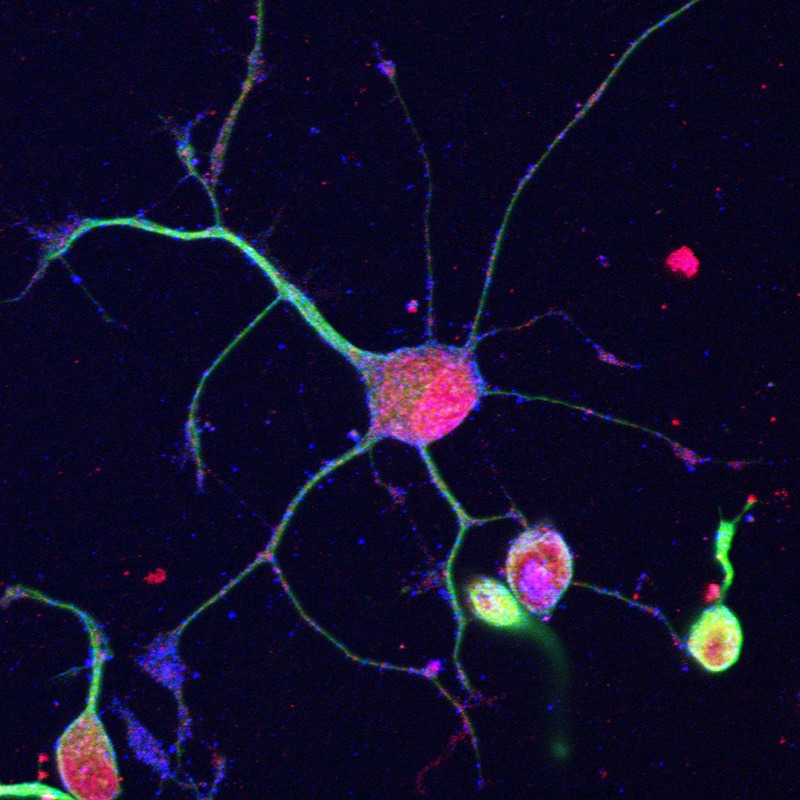
#> input picture images/Neuron.jpg, 800 x 800 px, found by its file name
$ jupyter execute Opencv-04.ipynb
#> lines starting #> are read from the running program, lines starting #| are printed output that depends on the picture; after the words box and inside, x2 and y2 are one past the last pixel; in counts of white or black regions, pixels touching at a corner belong together
# Morphological Operations

Morphological operations are a set of image processing techniques that process images based on their shapes. These operations apply a structuring element to an input image and generate an output image. They are commonly used in tasks like noise removal, image enhancement, object segmentation, and edge detection.

In this notebook, we will explore the following basic morphological operations using OpenCV:

- **Erosion**
- **Dilation**
- **Opening**
- **Closing**
- **Morphological Gradient**

We will demonstrate each operation using simple binary images and visualize the effect of each transformation.

---

<div style="text-align: center;">
  <a href="https://colab.research.google.com/github/MinooSdpr/opencv-python-tutorial/blob/main/Opencv-04.ipynb">

  </a>
  &nbsp;
  <a href="https://github.com/MinooSdpr/opencv-python-tutorial/blob/main/Opencv-04.ipynb">

  </a>
</div>

[cell 1]
import cv2 as cv
import numpy as np
import matplotlib.pyplot as plt

def show_images(images, titles, cmap='gray'):
    plt.figure(figsize=(15, 5))
    for i in range(len(images)):
        plt.subplot(1, len(images), i+1)
        plt.imshow(images[i], cmap=cmap)
        plt.title(titles[i])
        plt.axis('off')
    plt.tight_layout()
    plt.show()

image = np.zeros((100, 200), dtype=np.uint8)
cv.rectangle(image, (50, 25), (150, 75), 255, -1)
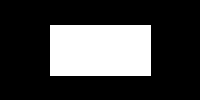
#> image: shape (100, 200); 25.8% white; 1 white region, box (x1, y1, x2, y2) and area: (50, 25, 151, 76) 5151

show_images([image], ["Original Image"])

## Erosion

**Erosion** is a morphological operation that erodes away the boundaries of the foreground (white) object. It works by sliding a kernel (usually a square or cross-shaped structuring element) over the image. A pixel in the output image will be set to the minimum value covered by the kernel.

This operation is useful for:

- Removing small white noise
- Detaching connected objects
- Shrinking object boundaries

### `cv.erode()` Function Breakdown

The `cv.erode()` function in OpenCV applies the **erosion** morphological operation to an image. Below is a breakdown of its parameters:

| Parameter       | Description |
|----------------|-------------|
| `src`           | The source image. This should be a **binary or grayscale** image. In our case, it's the `mask` created using thresholding. |
| `kernel`        | The structuring element used for erosion. This is usually a matrix of ones. The size and shape of the kernel determine how much the image is eroded. |
| `iterations`    | The number of times erosion is applied. Increasing this value will **further erode** the white regions. |
| `dst` *(optional)* | The output image. If not provided, the result is returned. |
| `borderType` *(optional)* | Pixel extrapolation method, e.g., `cv.BORDER_CONSTANT`. Default is `cv.BORDER_CONSTANT`. |
| `borderValue` *(optional)* | Value used in case of a constant border. Default is 0. |

[cell 2]
original_img = cv.imread("Neuron.jpg", 0)
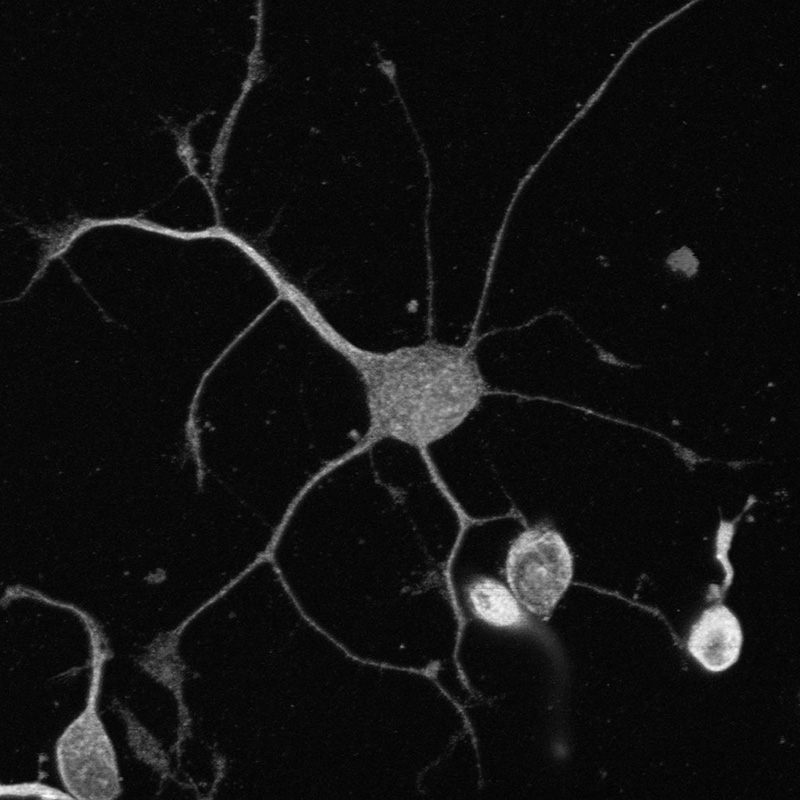
#> original_img: shape (800, 800); min 0, max 253, mean 17.8
_, mask = cv.threshold(original_img, 25, 255, cv.THRESH_BINARY)
#> mask: shape (800, 800); 11.3% white; 569 white regions (517 under 20 px), largest, box (x1, y1, x2, y2) and area: (1, 0, 758, 770) 54883, (0, 583, 124, 800) 8942, (117, 705, 226, 800) 2227

kernel = np.ones((3,3), np.uint8)
eroded_img = cv.erode(mask, kernel, iterations=1)
#> eroded_img: shape (800, 800); 8.5% white; 163 white regions (139 under 20 px), largest, box (x1, y1, x2, y2) and area: (30, 0, 624, 756) 37102, (0, 585, 122, 800) 7687, (625, 514, 744, 675) 4886


show_images([mask, eroded_img], ["Original Mask", "Eroded Image"])
#> the loop in show_images (call 2), `for i in range(len(images)):` made 2 passes

[cell 3]
kernel2 = np.ones((5, 5), np.uint8)
eroded_img2 = cv.erode(mask, kernel2, iterations=1)
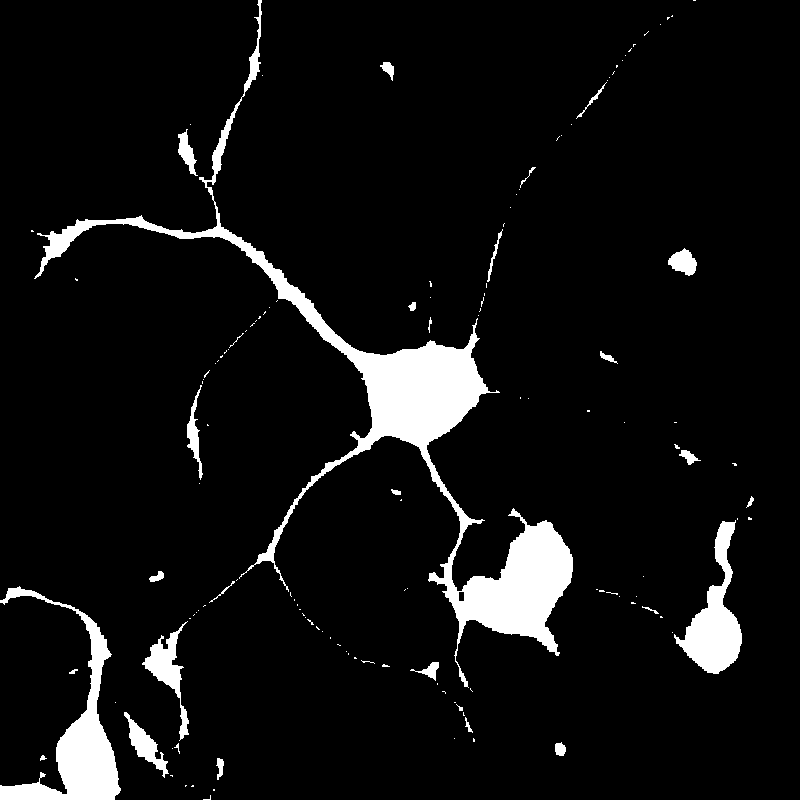
#> eroded_img2: shape (800, 800); 6.7% white; 135 white regions (105 under 20 px), largest, box (x1, y1, x2, y2) and area: (34, 0, 573, 688) 26175, (0, 586, 121, 800) 6798, (674, 520, 742, 674) 4129


show_images([mask, eroded_img,  eroded_img2], ["Original Mask", "Eroded Image 3x3", "Eroded Image 5x5"])

## Dilation

**Dilation** is a morphological operation that grows or thickens the white regions (foreground) in a binary image. It is the opposite of erosion.

A kernel (structuring element) slides across the image, and a pixel is set to the **maximum** value covered by the kernel. This operation is commonly used for:

- Connecting broken parts of an object
- Filling small holes and gaps
- Enhancing features like ridges or lines

### Effect of Kernel Size

In this example, we apply dilation to a fingerprint mask using two different kernel sizes:

- **5×5 kernel**: Slightly enlarges the white regions while preserving finer details.
- **25×25 kernel**: Strongly expands the white regions, causing merging of nearby structures and loss of detail.

Using a larger kernel can help in joining disconnected components, but may also over-smooth or distort features.

### `cv.dilate()` Parameter Reference

| Parameter         | Type                      | Description |
|------------------|---------------------------|-------------|
| `src`            | `numpy.ndarray`           | **Source image** (grayscale or binary) to which dilation is applied. In this case, it's the `mask` created from thresholding. |
| `kernel`         | `numpy.ndarray`           | **Structuring element** used for dilation. It's typically a matrix of 1s. Controls the shape and size of dilation. |
| `iterations`     | `int`                     | Number of times dilation is applied. Increasing this will **amplify** the effect of dilation. |
| `dst` *(optional)* | `numpy.ndarray`         | Optional output image. If not specified, the function returns the result. |
| `borderType` *(optional)* | `int` (OpenCV flag) | Pixel extrapolation method at image borders. Default is `cv.BORDER_CONSTANT`. |
| `borderValue` *(optional)* | `int` or `float`   | Border value in case of `cv.BORDER_CONSTANT`. Default is `0`. |

[cell 4]
original_img = cv.imread("fingerprint.png", 0)
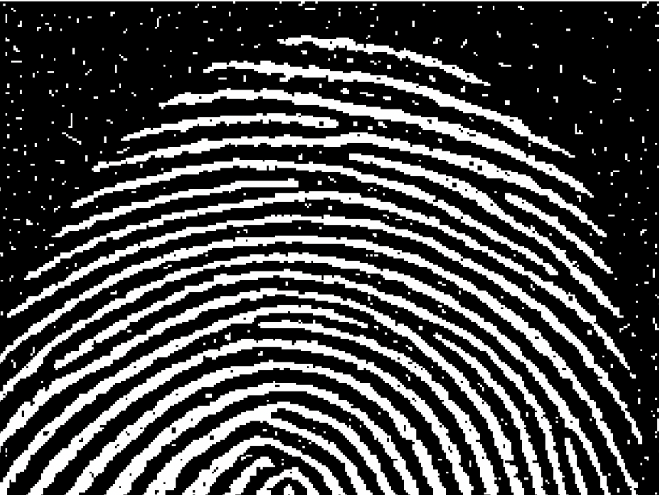
#> input picture images/fingerprint.png, 659 x 495 px, found by its file name
#> original_img: shape (495, 659); min 0, max 255, mean 73

_, mask = cv.threshold(original_img, 25, 255, cv.THRESH_BINARY)
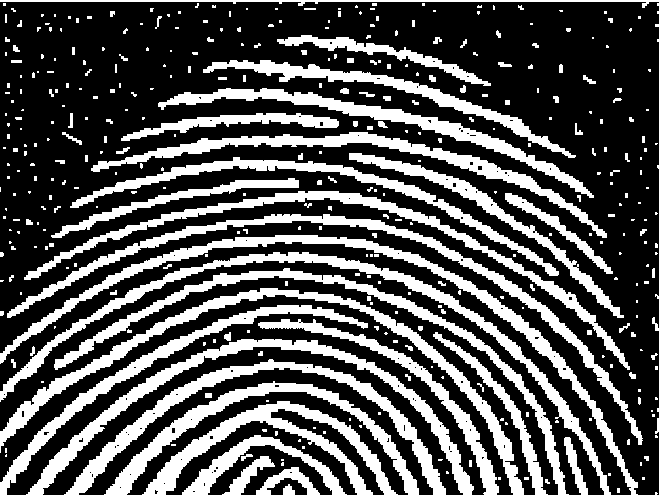
#> mask: shape (495, 659); 32.5% white; 398 white regions (276 under 20 px), largest, box (x1, y1, x2, y2) and area: (0, 235, 638, 495) 6852, (0, 288, 524, 495) 6643, (0, 252, 611, 495) 6578

kernel_small = np.ones((5, 5), np.uint8)
kernel_large = np.ones((25, 25), np.uint8)

dilated_small = cv.dilate(mask, kernel_small, iterations=1)
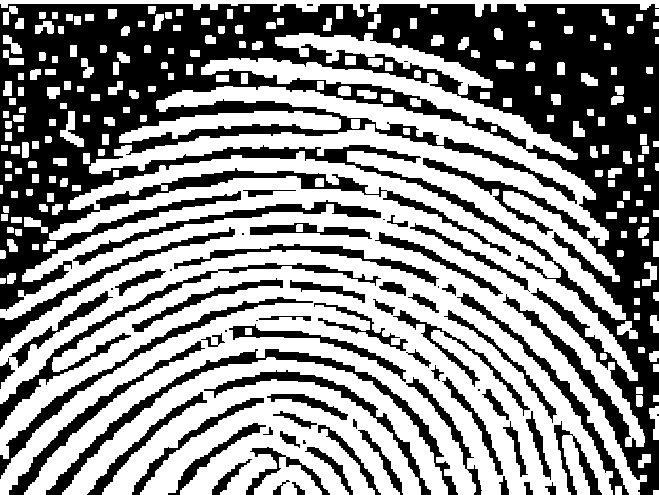
#> dilated_small: shape (495, 659); 55.2% white; 68 black regions (12 under 20 px), largest, box (x1, y1, x2, y2) and area: (0, 4, 659, 495) 101283, (46, 349, 458, 495) 4245, (0, 263, 381, 429) 3252
dilated_large = cv.dilate(mask, kernel_large, iterations=1)
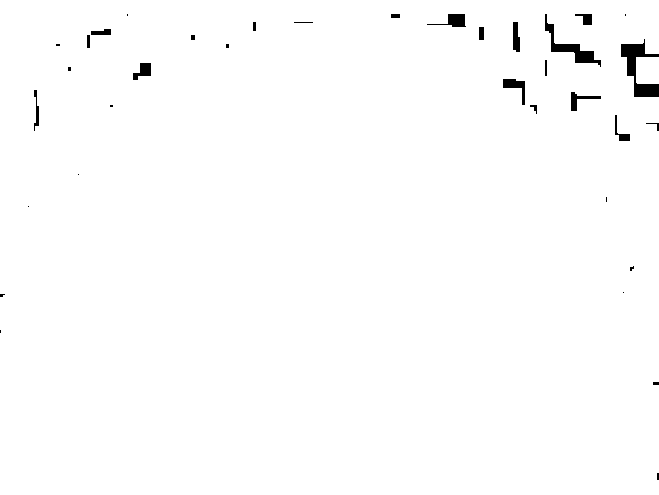
#> dilated_large: shape (495, 659); 99% white; 35 black regions (16 under 20 px), largest, box (x1, y1, x2, y2) and area: (621, 39, 659, 97) 873, (545, 14, 601, 67) 613, (427, 14, 466, 27) 235


show_images([mask, dilated_small, dilated_large],
    ["Original Mask", "Dilated (5x5 kernel)", "Dilated (25x25 kernel)"])

[cell 5]
kernel_3x3 = np.ones((3, 3), np.uint8)

dilated_3x3 = cv.dilate(mask, kernel_3x3, iterations=1)
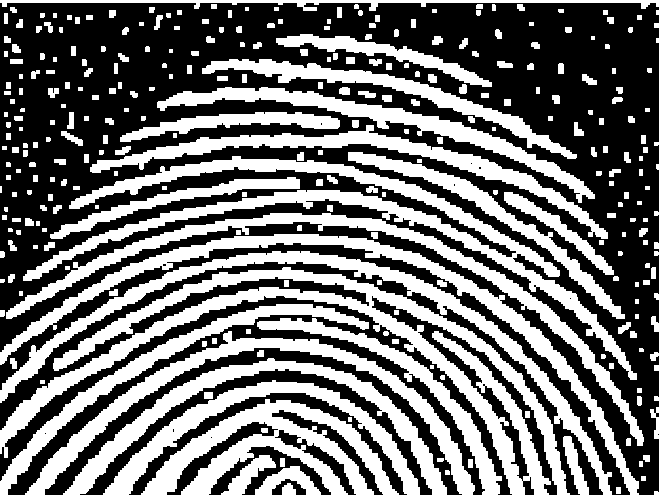
#> dilated_3x3: shape (495, 659); 43.7% white; 309 white regions (18 under 20 px), largest, box (x1, y1, x2, y2) and area: (0, 267, 570, 495) 18440, (23, 156, 637, 380) 13231, (0, 234, 639, 495) 9172

show_images(
    [mask, dilated_3x3],
    ["Original Mask", "Dilated (3x3 kernel)"]
)

## Morphological Closing

**Closing** is a morphological operation that involves **dilation followed by erosion**. It is used to:

- Close small holes or gaps **inside** foreground (white) objects
- Connect nearby white regions
- Smooth contours while preserving the general shape

The operation is especially useful for cleaning up noise **inside** the objects, rather than removing specks outside.

### `cv.morphologyEx()` Parameter Reference

The `cv.morphologyEx()` function is used to apply advanced morphological operations in OpenCV, such as **Closing**, **Opening**, **Gradient**, etc.

In this case, we use it to apply **Closing**.

| Parameter        | Type            | Description |
|------------------|------------------|-------------|
| `src`            | `numpy.ndarray`  | The **source image** (binary or grayscale). In this case, it's `mask`, a thresholded fingerprint image. |
| `op`             | `int` (OpenCV flag) | The **type of morphological operation** to perform. Here, `cv.MORPH_CLOSE`, which is dilation followed by erosion. |
| `kernel`         | `numpy.ndarray`  | The **structuring element** used to define the shape and size of the operation. Here, `kernel2 = np.ones((15,15), np.uint8)`. |
| `dst` *(optional)* | `numpy.ndarray` | Output image. If not provided, the result is returned. |
| `iterations` *(optional)* | `int`        | Number of times the operation is applied. Default is `1`. |
| `borderType` *(optional)* | `int` (OpenCV flag) | Pixel extrapolation method at image borders. Default is `cv.BORDER_CONSTANT`. |
| `borderValue` *(optional)* | `int` or `float` | Value used in case of a constant border. Default is `0`. |

#### Operation (`op`) Options

| Constant              | Operation Name         | Description |
|-----------------------|------------------------|-------------|
| `cv.MORPH_ERODE`      | Erosion                | Erodes away the boundaries of the foreground object. Equivalent to `cv.erode()`. |
| `cv.MORPH_DILATE`     | Dilation               | Increases the object area by adding pixels to the boundary. Equivalent to `cv.dilate()`. |
| `cv.MORPH_OPEN`       | Opening                | Erosion followed by dilation. Removes small noise from the foreground. |
| `cv.MORPH_CLOSE`      | Closing                | Dilation followed by erosion. Fills small holes and gaps in the foreground. |
| `cv.MORPH_GRADIENT`   | Morphological Gradient | The difference between dilation and erosion. Highlights object outlines. |
| `cv.MORPH_TOPHAT`     | Top Hat                | The difference between the input image and its opening. Useful for enhancing bright objects on dark backgrounds. |
| `cv.MORPH_BLACKHAT`   | Black Hat              | The difference between the closing of the image and the input image. Useful for enhancing dark features on a bright background. |
| `cv.MORPH_HITMISS`*   | Hit-or-Miss            | Used for detecting specific patterns in binary images (requires binary input and specially designed kernels). |

> ⚠️ `cv.MORPH_HITMISS` is only available in OpenCV 3.3.1+ and works **only with binary images** using a specially designed kernel.

[cell 6]
original_img = cv.imread("cells_threshold.png", 0)
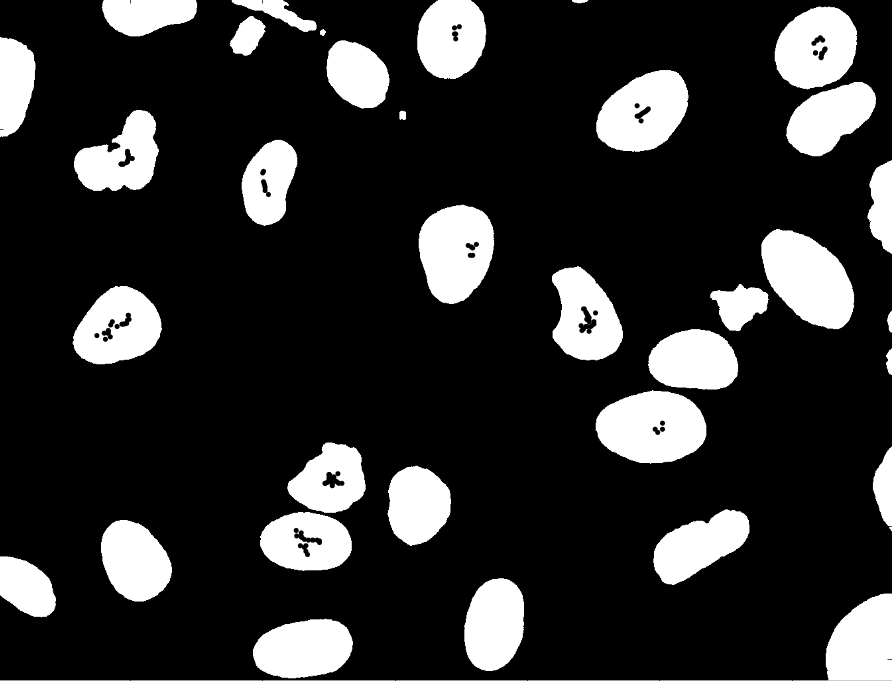
#> input picture images/cells_threshold.png, 892 x 681 px, found by its file name
#> original_img is the input picture: shape (681, 892); min 0, max 255, mean 46.2
_, mask = cv.threshold(original_img, 25, 255, cv.THRESH_BINARY)
#> mask: shape (681, 892); 18.6% white; 34 white regions, largest, box (x1, y1, x2, y2) and area: (761, 229, 854, 329) 6366, (595, 390, 707, 464) 6266, (418, 204, 494, 304) 5768

kernel1 = np.ones((5, 5), np.uint8)
kernel2 = np.ones((15, 15), np.uint8)


closed_img1 = cv.morphologyEx(mask, cv.MORPH_CLOSE, kernel1)
#> closed_img1: shape (681, 892); 18.8% white; 31 white regions, largest, box (x1, y1, x2, y2) and area: (0, 593, 892, 681) 10441, (774, 6, 876, 157) 9660, (260, 442, 366, 571) 8261
closed_img2 = cv.morphologyEx(mask, cv.MORPH_CLOSE, kernel2)
#> closed_img2: shape (681, 892); 19.3% white; 25 white regions, largest, box (x1, y1, x2, y2) and area: (595, 229, 854, 464) 19573, (0, 578, 892, 681) 15628, (774, 0, 876, 157) 10147


show_images(
    [mask, closed_img1, closed_img2],
    ["Original Mask", "Closed (5x5 kernel)", "Closed (15x15 kernel)"]
)

## Morphological Opening

**Opening** is a morphological operation that consists of **erosion followed by dilation**. It is used to:

- Remove small noise or white specks from the foreground objects
- Separate objects that are close together but not connected
- Smooth object boundaries without significantly changing the size of the objects

### How it works:
- **Erosion** removes small bright spots (noise).
- **Dilation** restores the size of the remaining objects after erosion.

[cell 7]
kernel1 = np.ones((5, 5), np.uint8)
kernel2 = np.ones((15, 15), np.uint8)

opened_img1 = cv.morphologyEx(mask, cv.MORPH_OPEN, kernel1)
#> opened_img1: shape (681, 892); 18.3% white; 34 white regions, largest, box (x1, y1, x2, y2) and area: (761, 230, 854, 329) 6362, (595, 391, 707, 463) 6238, (418, 205, 494, 304) 5744
opened_img2 = cv.morphologyEx(mask, cv.MORPH_OPEN, kernel2)
#> opened_img2: shape (681, 892); 17.8% white; 29 white regions, largest, box (x1, y1, x2, y2) and area: (762, 230, 854, 328) 6335, (597, 391, 706, 463) 6201, (419, 206, 494, 303) 5681


show_images(
    [mask, opened_img1, opened_img2],
    ["Original Mask", "Opened (5x5 kernel)", "Opened (15x15 kernel)"]
)

[cell 8]
kernel = np.ones((5, 5), np.uint8)

gradient_img = cv.morphologyEx(mask, cv.MORPH_GRADIENT, kernel)
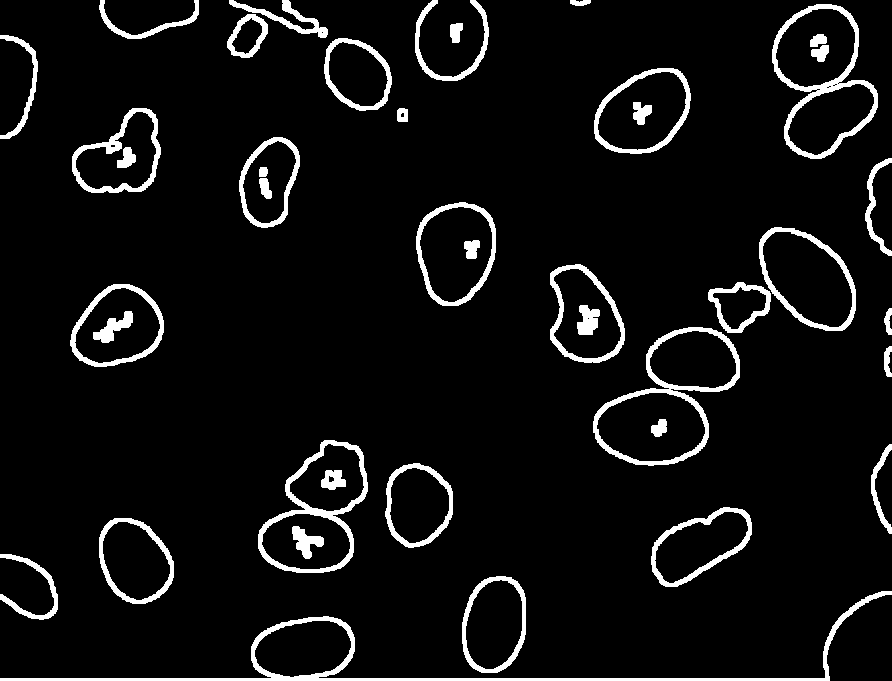
#> gradient_img: shape (681, 892); 6.4% white; 42 white regions, largest, box (x1, y1, x2, y2) and area: (0, 591, 892, 681) 4319, (593, 327, 740, 466) 2704, (772, 4, 878, 159) 2663

show_images(
    [mask, gradient_img],
    ["Original Mask", "Morphological Gradient (5x5 kernel)"]
)
